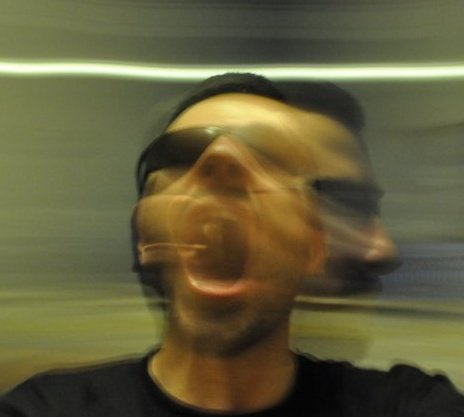
#> input picture images/matrix.jpg, 464 x 417 px
$ python main.py
#> lines starting #> are read from the running program, lines starting #| are printed output that depends on the picture
#> further down, im is the input picture: PIL image 464x417 RGB; mean R, G, B 99, 93.7, 60.1
import os
import glob

from PIL import Image, ImageDraw, ImageFilter


def crop_center(pil_img, crop_width, crop_height):
#> called with crop_width = 417, crop_height = 417
    img_width, img_height = pil_img.size
#> img_width = 464; img_height = 417
    return pil_img.crop(((img_width - crop_width) // 2,
                         (img_height - crop_height) // 2,
                         (img_width + crop_width) // 2,
                         (img_height + crop_height) // 2))
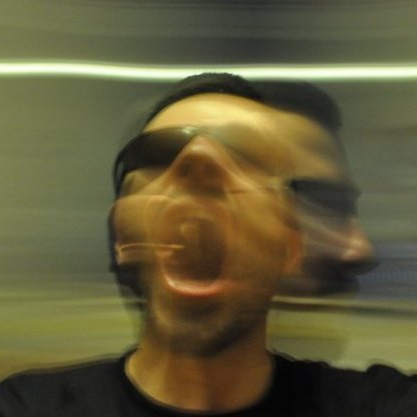
#> returned value: PIL image 417x417 RGB; mean R, G, B 97.7, 91.4, 58.2


def crop_max_square(pil_img):
    return crop_center(pil_img, min(pil_img.size), min(pil_img.size))


def mask_circle_solid(pil_img, background_color, blur_radius, offset=0):
    background = Image.new(pil_img.mode, pil_img.size, background_color)

    offset = blur_radius * 2 + offset
    mask = Image.new("L", pil_img.size, 0)
    draw = ImageDraw.Draw(mask)
    draw.ellipse((offset, offset, pil_img.size[0] - offset, pil_img.size[1] - offset), fill=255)
    mask = mask.filter(ImageFilter.GaussianBlur(blur_radius))

    return Image.composite(pil_img, background, mask)


def mask_circle_transparent(pil_img, blur_radius, offset=0):
#> called with blur_radius = 1, offset = 0
    offset = blur_radius * 2 + offset
    mask = Image.new("L", pil_img.size, 0)
#> mask: PIL image 250x250 L; every value is 0
    draw = ImageDraw.Draw(mask)
    draw.ellipse((offset, offset, pil_img.size[0] - offset, pil_img.size[1] - offset), fill=255)
    mask = mask.filter(ImageFilter.GaussianBlur(blur_radius))
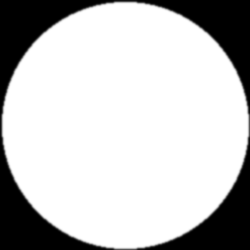
#> mask: PIL image 250x250 L; min 0, max 255, mean 195.3

    result = pil_img.copy()
    result.putalpha(mask)
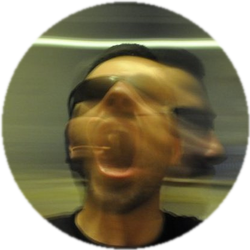
#> result: PIL image 250x250 RGBA; mean R, G, B, A 97.7, 91.4, 58.2, 195.3; transparent parts drawn white

    return result

thumb_width = 250

im = Image.open("images/matrix.jpg")
im_thumb = crop_max_square(im).resize((thumb_width, thumb_width), Image.Resampling.LANCZOS)
im_thumb.save('output/avatar_square.jpg', quality=95)


im_square = crop_max_square(im).resize((thumb_width, thumb_width), Image.Resampling.LANCZOS)
im_thumb = mask_circle_transparent(im_square, 1)
im_thumb.save('output/avatar_transparent_circle.png')
